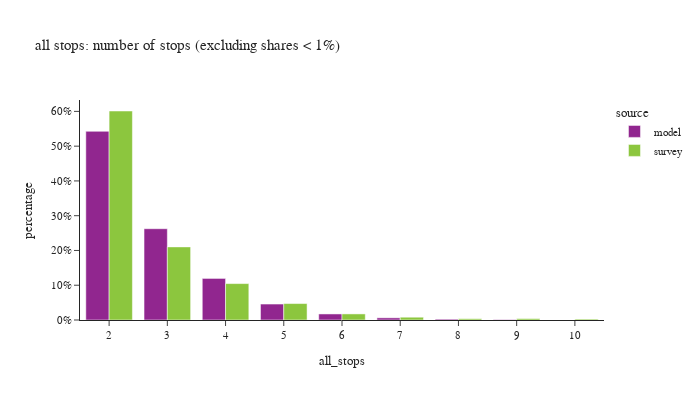

The code cell stored with this chart in its notebook:
### Code cell
df_plot = df_tour.groupby(['all_stops','source'])['toexpfac'].sum().reset_index()
df_plot['percentage'] = df_plot.groupby(['source'], group_keys=False)['toexpfac']. \
    apply(lambda x: x / float(x.sum()))
df_plot = df_plot.loc[df_plot['percentage'] > 0.001]
# df_plot
fig = px.bar(df_plot.sort_values(['source']), x="all_stops", y="percentage", color="source",
             barmode="group",title="all stops: number of stops (excluding shares < 1%)",
             hover_data=['toexpfac'])
fig.update_layout(height=400, width=700, font=dict(size=11),
                  xaxis = dict(dtick = 1, categoryorder='category ascending'),
                  yaxis=dict(tickformat=".0%"))
fig.show()

### Figure 1 — Plotly figure (JSON) as saved in the notebook; plotly's stock layout.template omitted (floating-point values rounded to 4 significant figures)
{"data": [{"alignmentgroup": "True", "customdata": [[4291000.0], [8844.0], [19000.0], [49350.0], [362900.0], [137300.0], [945200.0], [2076000.0]], "hovertemplate": "source=model<br>all_stops=%{x}<br>percentage=%{y}<br>toexpfac=%{customdata[0]}<extra></extra>", "legendgroup": "model", "marker": {"color": "#91268F", "pattern": {"shape": ""}}, "name": "model", "offsetgroup": "model", "orientation": "v", "showlegend": true, "textposition": "auto", "type": "bar", "x": [2, 9, 8, 7, 5, 6, 4, 3], "xaxis": "x", "y": [0.5427, 0.001119, 0.002404, 0.006242, 0.0459, 0.01737, 0.1196, 0.2625], "yaxis": "y"}, {"alignmentgroup": "True", "customdata": [[238900.0], [20390.0], [88350.0], [1062000.0], [40560.0], [18740.0], [3036000.0], [528900.0], [13050.0]], "hovertemplate": "source=survey<br>all_stops=%{x}<br>percentage=%{y}<br>toexpfac=%{customdata[0]}<extra></extra>", "legendgroup": "survey", "marker": {"color": "#8CC63E", "pattern": {"shape": ""}}, "name": "survey", "offsetgroup": "survey", "orientation": "v", "showlegend": true, "textposition": "auto", "type": "bar", "x": [5, 9, 6, 3, 7, 8, 2, 4, 10], "xaxis": "x", "y": [0.0473, 0.004036, 0.01749, 0.2103, 0.008031, 0.00371, 0.6011, 0.1047, 0.002583], "yaxis": "y"}], "layout": {"barmode": "group", "font": {"size": 11}, "height": 400, "legend": {"title": {"text": "source"}, "tracegroupgap": 0}, "title": {"text": "all stops: number of stops (excluding shares < 1%)"}, "width": 700, "xaxis": {"anchor": "y", "categoryorder": "category ascending", "domain": [0.0, 1.0], "dtick": 1, "title": {"text": "all_stops"}}, "yaxis": {"anchor": "x", "domain": [0.0, 1.0], "tickformat": ".0%", "title": {"text": "percentage"}}}}
